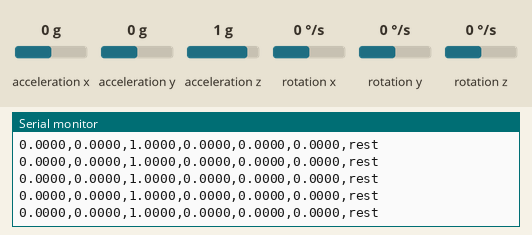
Simulated run of this sketch. Board: Arduino Nano 33 BLE. Parts: the last lines printed to the serial monitor. The test bench sets the inputs (shaded band); at power-on: acceleration x 0 g, acceleration y 0 g, acceleration z 1 g, rotation x 0 °/s, rotation y 0 °/s, rotation z 0 °/s.

Above: at 4.2 s.
4.3 s: acceleration x set to -1.4 g
At 5.2 s:
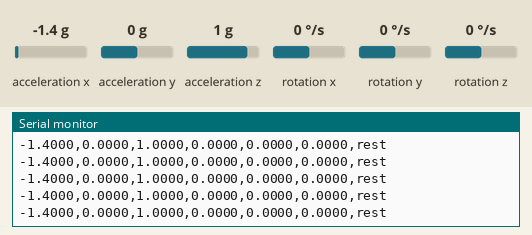
5.8 s: acceleration y set to -1.4 g
At 6.7 s:
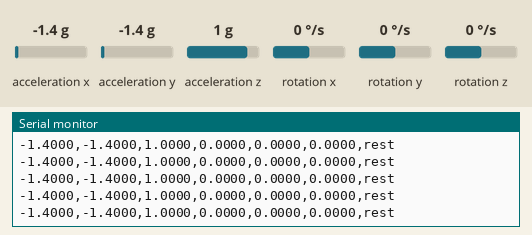
7.3 s: acceleration z set to -1.4 g
At 8.6 s:
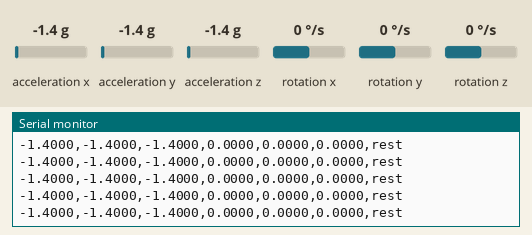
8.8 s: rotation x set to -192 °/s
At 10.2 s:
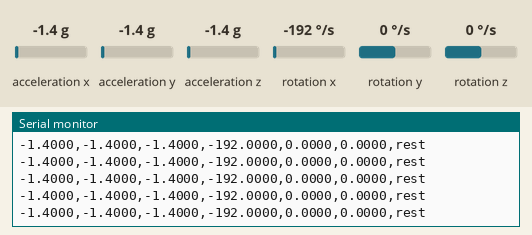
10.3 s: rotation y set to -192 °/s
At 12.6 s:
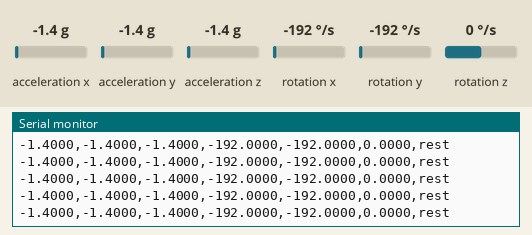

The sketch:

data_collection.ino.ino
```cpp
#include <Arduino_BMI270_BMM150.h>

// ======================================
// CHANGE THIS BEFORE EACH SESSION:
// "rest"   "shake"   "updown"   "circle"   "background"
// ======================================
String LABEL = "rest";

#define SAMPLE_RATE_MS  20
#define WINDOW_SAMPLES  50
#define NUM_WINDOWS     40

int sampleCount = 0;
int windowCount = 0;
bool done = false;

void setup() {
  Serial.begin(115200);
  while (!Serial);
  if (!IMU.begin()) {
    Serial.println("IMU failed!");
    while (1);
  }
  Serial.println("ax,ay,az,gx,gy,gz,label");
  delay(3000);
}

void loop() {
  if (done) return;
  float ax, ay, az, gx, gy, gz;
  if (IMU.accelerationAvailable() && IMU.gyroscopeAvailable()) {
    IMU.readAcceleration(ax, ay, az);
    IMU.readGyroscope(gx, gy, gz);
    Serial.print(ax, 4); Serial.print(",");
    Serial.print(ay, 4); Serial.print(",");
    Serial.print(az, 4); Serial.print(",");
    Serial.print(gx, 4); Serial.print(",");
    Serial.print(gy, 4); Serial.print(",");
    Serial.print(gz, 4); Serial.print(",");
    Serial.println(LABEL);
    sampleCount++;
    if (sampleCount >= WINDOW_SAMPLES) {
      sampleCount = 0;
      windowCount++;
      delay(800);
      if (windowCount >= NUM_WINDOWS) {
        for (int i = 0; i < 10; i++) {
          Serial.println("# DONE");
          delay(300);
        }
        done = true;
      }
    }
    delay(SAMPLE_RATE_MS);
  }
}
```

Measured:
- after the input at 4.3 s, the serial monitor: prints a new line after 0.65 s (image 1)
- after the input at 5.8 s, the serial monitor: prints a new line at once (image 2)
- after the input at 7.3 s, the serial monitor: prints a new line at once (image 3)
- after the input at 8.8 s, the serial monitor: prints a new line at once (image 4)
- after the input at 10.3 s, the serial monitor: prints a new line after 0.49 s (image 5)
